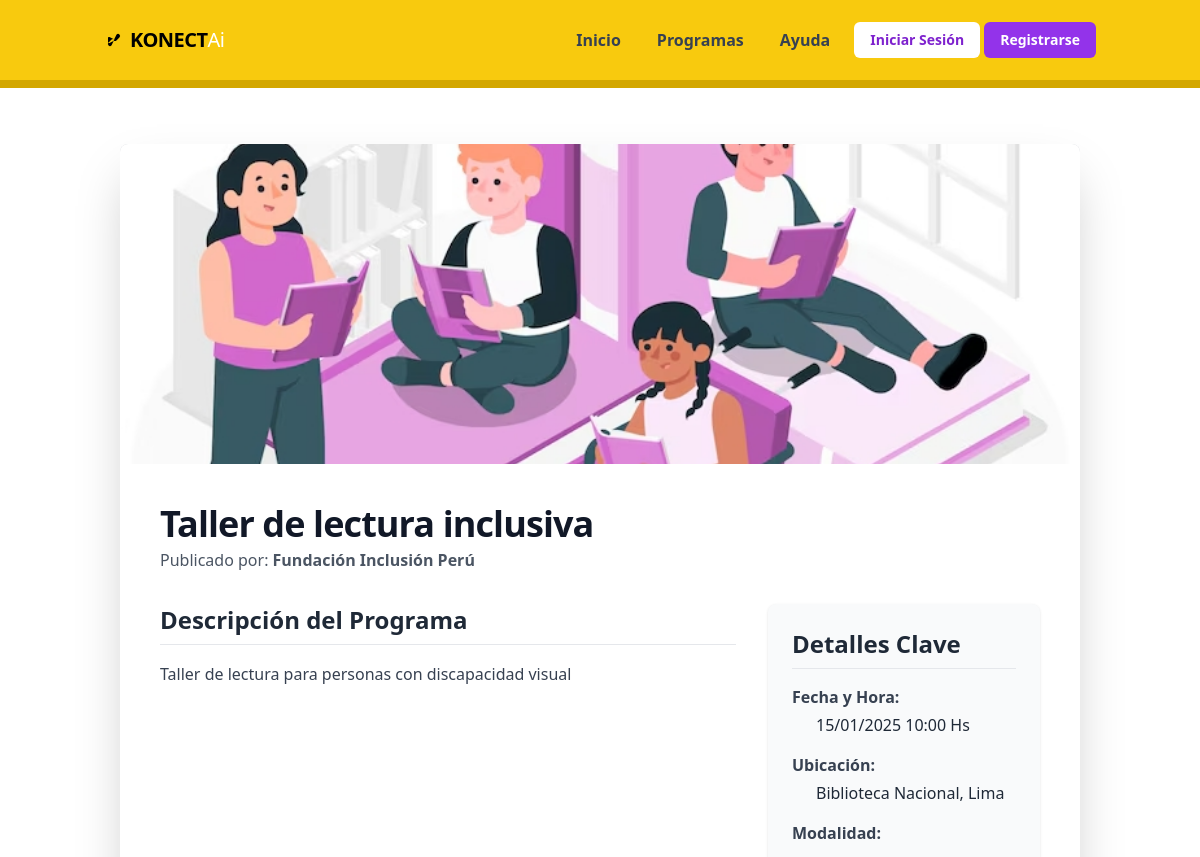
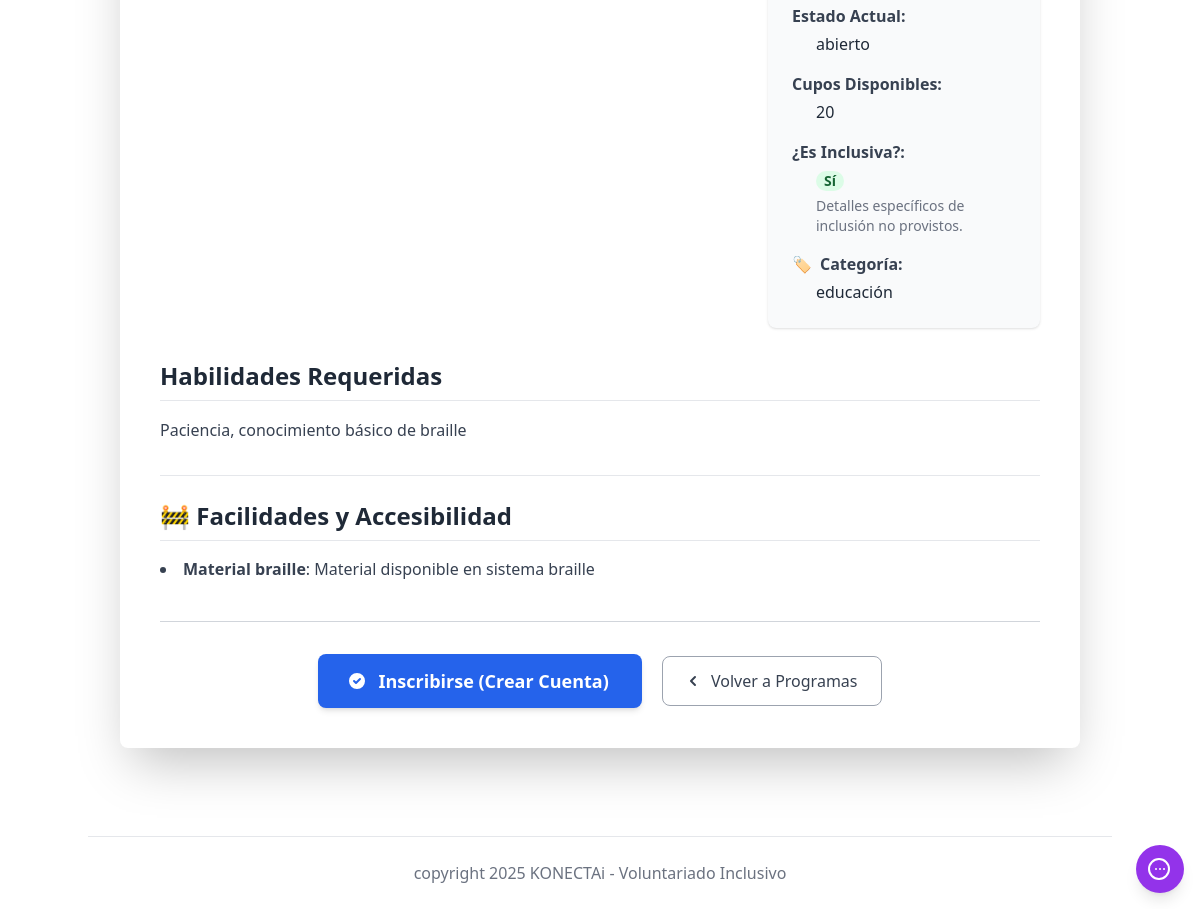
The app's page /program/1 with its own data (2 pictures, top to bottom).
### model/models.py (models this page shows)
class Actividades(db.Model):
    __tablename__ = 'actividades'
    id_actividad = db.Column(db.Integer, primary_key=True, autoincrement=True)
    nombre = db.Column(db.String(255))
    descripcion = db.Column(db.Text)
    fecha_actividad = db.Column(db.DateTime)
    ubicacion = db.Column(db.String(255))
    tipo = db.Column(db.Enum('presencial', 'virtual', name='tipo_actividad_enum'))
    habilidades_requeridas = db.Column(db.Text)
    es_inclusiva = db.Column(db.Boolean, default=False)
    cupo_maximo = db.Column(db.Integer)
    estado = db.Column(db.Enum(EstadoActividad, name='estado_actividad_enum', values_callable=lambda x: [e.value for e in x]), default=EstadoActividad.ABIERTO)
    imagen = db.Column(db.String(255))
    compatibilidad = db.Column(db.DECIMAL(5, 2))
    etiqueta = db.Column(db.String(100))
    id_organizacion = db.Column(db.Integer, ForeignKey('organizaciones.id_organizacion'))
    organizacion = relationship("Organizaciones", back_populates="actividades")
    discapacidades = relationship("Discapacidades", secondary=actividad_discapacidad_table, back_populates="actividades")
    facilidades = relationship("Facilidad", secondary=actividad_facilidad_table, back_populates="actividades")
    auditoria_actividad = relationship("AuditoriaActividad", back_populates="actividad")
    inscripciones = relationship("Inscripciones", back_populates="actividad")

class Organizaciones(db.Model):
    __tablename__ = 'organizaciones'
    id_organizacion = db.Column(db.Integer, primary_key=True, autoincrement=True)
    nombre_org = db.Column(db.String(255), unique=True, nullable=False)
    descripcion_org = db.Column(db.Text)
    direccion_fisica = db.Column(db.String(255))
    logo = db.Column(db.Text)
    fecha_registro = db.Column(db.DateTime, default=datetime.utcnow)
    usuarios = relationship("Usuarios", secondary=usuario_organizacion_table, back_populates="organizaciones")
    actividades = relationship("Actividades", back_populates="organizacion")

class Facilidad(db.Model):
    __tablename__ = 'facilidad'
    id_facilidad = db.Column(db.Integer, primary_key=True, autoincrement=True)
    nombre_facilidad = db.Column(db.String(255), unique=True, nullable=False)
    descripcion = db.Column(db.String(255))
    actividades = relationship("Actividades", secondary=actividad_facilidad_table, back_populates="facilidades")

### controller/program_controller.py (the view, shortened to what this page needs)
@program_bp.route('/<int:program_id>')
def view_program_detail(program_id):
    program = Actividades.query.options(
        joinedload(Actividades.discapacidades),
        joinedload(Actividades.facilidades),
        joinedload(Actividades.organizacion) # Asegurar que la organización también se carga si es necesario
    ).get(program_id)
    if not program:
        flash('Programa no encontrado.', 'danger')
        return redirect(url_for('main.programs')) # Redirigir si no se encuentra
    compatibility_score_detail = None
    return render_template('program_detail.html', program=program, title=program.nombre, compatibility_score_detail=compatibility_score_detail)

### main.py (called while the page is built, shortened)
@app.context_processor
def inject_notifications():
    return dict(unread_notifications_count=0, recent_unread_notifications=[])

### view/templates/program_detail.html (shortened to what this page needs)
{% extends "base.html" %}
{% set nav_bg = "bg-hr-programa" %}
{% set border_color = "border-cl-programa" %}
{% block content %}
<div class="container mx-auto px-4 py-8">
    <div class="bg-white shadow-2xl rounded-lg overflow-hidden">
        <div class="w-full h-80 bg-gray-300">
            {% if program.imagen %}
                <img src="{{ url_for('static', filename='imagenes/' + program.imagen) }}" alt="{{ program.nombre }}" class="w-full h-full object-cover">
            {% endif %}
        </div>
        <div class="p-8 md:p-10">
            <h1 class="text-4xl font-extrabold text-gray-900 mb-1 tracking-tight">{{ program.nombre }}</h1>
            <p class="text-base text-gray-600 mb-2">Publicado por: <span class="font-semibold">{{ program.organizacion.nombre_org if program.organizacion else 'Organización no especificada' }}</span></p>
            <div class="grid grid-cols-1 lg:grid-cols-3 gap-8 mt-8 mb-8">
                <div class="lg:col-span-2">
                    <h2 class="text-2xl font-bold text-gray-800 mb-4 border-b pb-2">Descripción del Programa</h2>
                    <p class="text-gray-700 whitespace-pre-wrap leading-relaxed prose max-w-none">{{ program.descripcion if program.descripcion else 'No hay descripción detallada disponible.' }}</p>
                </div>
                <div class="bg-gray-50 p-6 rounded-lg shadow">
                    <h2 class="text-2xl font-bold text-gray-800 mb-4 border-b pb-2">Detalles Clave</h2>
                    <dl class="space-y-4">
                        <div>
                            <dt class="font-semibold text-gray-700">Fecha y Hora:</dt>
                            <dd class="mt-1 text-gray-800 pl-6">{{ program.fecha_actividad.strftime('%d/%m/%Y %H:%M Hs') if program.fecha_actividad else 'No especificada' }}</dd>
                        </div>
                        <div>
                            <dt class="font-semibold text-gray-700">Ubicación:</dt>
                            <dd class="mt-1 text-gray-800 pl-6">{{ program.ubicacion if program.ubicacion else 'No especificada' }}</dd>
                        </div>
                        <div>
                            <dt class="font-semibold text-gray-700">Modalidad:</dt>
                        </div>
                        <div>
                            <dt class="font-semibold text-gray-700">Estado Actual:</dt>
                            <dd class="mt-1 text-gray-800 pl-6">{{ program.estado.value if program.estado else 'No especificado' }}</dd>
                        </div>
                        <div>
                            <dt class="font-semibold text-gray-700">Cupos Disponibles:</dt>
                            <dd class="mt-1 text-gray-800 pl-6">{{ program.cupo_maximo if program.cupo_maximo is not none else 'Ilimitados' }}</dd>
                        </div>
                        <div>
                            <dt class="font-semibold text-gray-700">¿Es Inclusiva?:</dt>
                            <dd class="mt-1 text-gray-800 pl-6">
                                {% if program.es_inclusiva %}
                                    <span class="px-2 inline-flex text-sm leading-5 font-semibold rounded-full bg-green-100 text-green-800">Sí</span>
                                    {% if program.discapacidades %}
                                        <ul class="list-disc list-inside ml-2 mt-2 text-base space-y-1">
                                        {% for disc in program.discapacidades %}
                                            <li class="text-gray-700">{{ disc.nombre.value }}</li>
                                        {% endfor %}
                                        </ul>
                                    {% else %}
                                     <p class="text-sm text-gray-500 mt-1">Detalles específicos de inclusión no provistos.</p>
                                    {% endif %}
                                {% else %}
                                    <span class="px-2 inline-flex text-sm leading-5 font-semibold rounded-full bg-red-100 text-red-800">No</span>
                                {% endif %}
                            </dd>
                        </div>
                        {% if program.etiqueta %}
                        <div>
                            <dt class="font-semibold text-gray-700 flex items-center"><span class="mr-2 text-purple-600">🏷️</span>Categoría:</dt>
                            <dd class="mt-1 text-gray-800 pl-6">{{ program.etiqueta }}</dd>
                        </div>
                        {% endif %}
                    </dl>
                </div>
            </div>
            {% if program.habilidades_requeridas %}
            <div class="mb-8">
                <h2 class="text-2xl font-bold text-gray-800 mb-4 border-b pb-2">Habilidades Requeridas</h2>
                <p class="text-gray-700 whitespace-pre-wrap leading-relaxed prose max-w-none">{{ program.habilidades_requeridas }}</p>
            </div>
            {% endif %}
            {% if program.facilidades %}
            <div class="mb-8 pt-6 border-t border-gray-200">
                <h2 class="text-2xl font-bold text-gray-800 mb-4 border-b pb-2">🚧 Facilidades y Accesibilidad</h2>
                <ul class="list-disc list-inside text-gray-700 space-y-2 prose max-w-none">
                    {% for fac in program.facilidades %}
                    <li><strong>{{ fac.nombre_facilidad }}</strong>{% if fac.descripcion %}: {{ fac.descripcion }}{% endif %}</li>
                    {% endfor %}
                </ul>
            </div>
            {% endif %}
            <div class="mt-10 pt-8 border-t border-gray-300 text-center">
                {% if current_user.is_authenticated %}
                    {% if current_user.perfil == 'voluntario' %}
                        <form method="POST" action="{{ url_for('program.enroll_program', program_id=program.id_actividad) }}" class="inline-block">
                            <button type="submit" class="inline-flex items-center justify-center px-8 py-3 border border-transparent text-lg font-semibold rounded-lg shadow-md text-white bg-green-600 hover:bg-green-700 focus:outline-none focus:ring-2 focus:ring-offset-2 focus:ring-green-500 transition-all duration-150 ease-in-out transform hover:scale-105">
                                <svg class="-ml-1 mr-3 h-5 w-5" fill="currentColor" viewBox="0 0 20 20" xmlns="http://www.w3.org/2000/svg"><path fill-rule="evenodd" d="M10 18a8 8 0 100-16 8 8 0 000 16zm3.707-9.293a1 1 0 00-1.414-1.414L9 10.586 7.707 9.293a1 1 0 00-1.414 1.414l2 2a1 1 0 001.414 0l4-4z" clip-rule="evenodd"></path></svg>
                                Inscribirse a este Programa
                            </button>
                        </form>
                    {% else %}
                        <button type="button" class="inline-flex items-center justify-center px-8 py-3 border border-transparent text-lg font-semibold rounded-lg text-gray-500 bg-gray-300 cursor-not-allowed shadow-md" disabled>
                            <svg class="-ml-1 mr-3 h-5 w-5" fill="currentColor" viewBox="0 0 20 20" xmlns="http://www.w3.org/2000/svg"><path fill-rule="evenodd" d="M10 18a8 8 0 100-16 8 8 0 000 16zm3.707-9.293a1 1 0 00-1.414-1.414L9 10.586 7.707 9.293a1 1 0 00-1.414 1.414l2 2a1 1 0 001.414 0l4-4z" clip-rule="evenodd"></path></svg>
                            Solo voluntarios pueden inscribirse
                        </button>
                    {% endif %}
                {% else %}
                    <a href="{{ url_for('auth.register') }}" onclick="alert('Por favor, créate una cuenta para inscribirte');" class="inline-flex items-center justify-center px-8 py-3 border border-transparent text-lg font-semibold rounded-lg shadow-md text-white bg-blue-600 hover:bg-blue-700 focus:outline-none focus:ring-2 focus:ring-offset-2 focus:ring-blue-500 transition-all duration-150 ease-in-out transform hover:scale-105">
                        <svg class="-ml-1 mr-3 h-5 w-5" fill="currentColor" viewBox="0 0 20 20" xmlns="http://www.w3.org/2000/svg"><path fill-rule="evenodd" d="M10 18a8 8 0 100-16 8 8 0 000 16zm3.707-9.293a1 1 0 00-1.414-1.414L9 10.586 7.707 9.293a1 1 0 00-1.414 1.414l2 2a1 1 0 001.414 0l4-4z" clip-rule="evenodd"></path></svg>
                        Inscribirse (Crear Cuenta)
                    </a>
                {% endif %}
                <a href="{{ url_for('main.programs') }}" class="mt-4 md:mt-0 md:ml-4 inline-flex items-center justify-center px-6 py-3 border border-gray-400 text-base font-medium rounded-lg text-gray-700 bg-white hover:bg-gray-100 focus:outline-none focus:ring-2 focus:ring-offset-2 focus:ring-purple-500 transition-all duration-150 ease-in-out">
                    <svg class="-ml-1 mr-2 h-5 w-5" fill="currentColor" viewBox="0 0 20 20" xmlns="http://www.w3.org/2000/svg"><path fill-rule="evenodd" d="M12.707 5.293a1 1 0 010 1.414L9.414 10l3.293 3.293a1 1 0 01-1.414 1.414l-4-4a1 1 0 010-1.414l4-4a1 1 0 011.414 0z" clip-rule="evenodd"></path></svg>
                    Volver a Programas
                </a>
            </div>
        </div>
    </div>
</div>
{% endblock %}

### records on screen
Actividades: imagen (picture), nombre "Taller de lectura inclusiva", descripcion "Taller de lectura para personas con discapacidad visual", fecha_actividad "15/01/2025 10:00 Hs", ubicacion "Biblioteca Nacional, Lima", estado "abierto", cupo_maximo "20", etiqueta "educación", habilidades_requeridas "Paciencia, conocimiento básico de braille"
Organizaciones: organizacion "Fundación Inclusión Perú"
Facilidad: nombre_facilidad "Material braille", descripcion "Material disponible en sistema braille"
